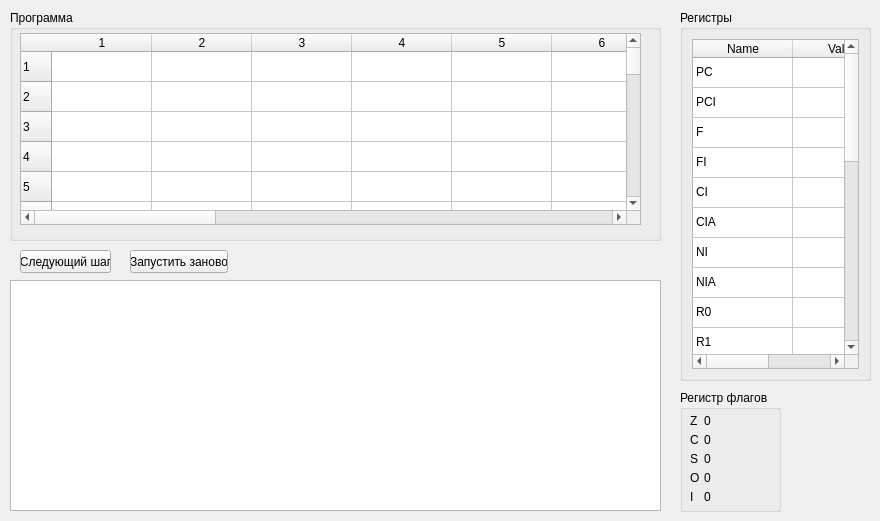
  <widget class="QWidget" name="centralWidget">
   <widget class="QPushButton" name="nextStepButton">
    <property name="geometry">
     <rect>
      <x>20</x>
      <y>250</y>
      <width>91</width>
      <height>23</height>
     </rect>
    </property>
    <property name="text">
     <string>Следующий шаг</string>
    </property>
   </widget>
   <widget class="QGroupBox" name="groupBox_3">
    <property name="geometry">
     <rect>
      <x>680</x>
      <y>10</y>
      <width>191</width>
      <height>371</height>
     </rect>
    </property>
    <property name="title">
     <string>Регистры</string>
    </property>
    <layout class="QHBoxLayout" name="horizontalLayout">
     <item>
      <widget class="QTableWidget" name="registers">
       <property name="editTriggers">
        <set>QAbstractItemView::NoEditTriggers</set>
       </property>
       <property name="rowCount">
        <number>24</number>
       </property>
       <attribute name="horizontalHeaderStretchLastSection">
        <bool>true</bool>
       </attribute>
       <attribute name="verticalHeaderVisible">
        <bool>false</bool>
       </attribute>
       <row/>
       <row/>
       <row/>
       <row/>
       <row/>
       <row/>
       <row/>
       <row/>
       <row/>
       <row/>
       <row/>
       <row/>
       <row/>
       <row/>
       <row/>
       <row/>
       <row/>
       <row/>
       <row/>
       <row/>
       <row/>
       <row/>
       <row/>
       <row/>
       <column>
        <property name="text">
         <string>Name</string>
        </property>
       </column>
       <column>
        <property name="text">
         <string>Value</string>
        </property>
       </column>
       <item row="0" column="0">
        <property name="text">
         <string>PC</string>
        </property>
       </item>
       <item row="1" column="0">
        <property name="text">
         <string>PCI</string>
        </property>
       </item>
       <item row="2" column="0">
        <property name="text">
         <string>F</string>
        </property>
       </item>
       <item row="3" column="0">
        <property name="text">
         <string>FI</string>
        </property>
       </item>
       <item row="4" column="0">
        <property name="text">
         <string>CI</string>
        </property>
       </item>
       <item row="5" column="0">
        <property name="text">
         <string>CIA</string>
        </property>
       </item>
       <item row="6" column="0">
        <property name="text">
         <string>NI</string>
        </property>
       </item>
       <item row="7" column="0">
        <property name="text">
         <string>NIA</string>
        </property>
       </item>
       <item row="8" column="0">
        <property name="text">
         <string>R0</string>
        </property>
       </item>
       <item row="9" column="0">
        <property name="text">
         <string>R1</string>
        </property>
       </item>
       <item row="10" column="0">
        <property name="text">
         <string>R2</string>
        </property>
       </item>
       <item row="11" column="0">
        <property name="text">
         <string>R3</string>
        </property>
       </item>
       <item row="12" column="0">
        <property name="text">
         <string>R4</string>
        </property>
       </item>
       <item row="13" column="0">
        <property name="text">
         <string>R5</string>
        </property>
       </item>
       <item row="14" column="0">
        <property name="text">
         <string>R6</string>
        </property>
       </item>
       <item row="15" column="0">
        <property name="text">
         <string>R7</string>
        </property>
       </item>
       <item row="16" column="0">
        <property name="text">
         <string>R8</string>
        </property>
       </item>
       <item row="17" column="0">
        <property name="text">
         <string>R9</string>
        </property>
       </item>
       <item row="18" column="0">
        <property name="text">
         <string>R10</string>
        </property>
       </item>
       <item row="19" column="0">
        <property name="text">
         <string>R11</string>
        </property>
       </item>
       <item row="20" column="0">
        <property name="text">
         <string>R12</string>
        </property>
       </item>
       <item row="21" column="0">
        <property name="text">
         <string>R13</string>
        </property>
       </item>
       <item row="22" column="0">
        <property name="text">
         <string>R14</string>
        </property>
       </item>
       <item row="23" column="0">
        <property name="text">
         <string>R15</string>
        </property>
       </item>
      </widget>
     </item>
    </layout>
   </widget>
   <widget class="QPushButton" name="pushButton">
    <property name="geometry">
     <rect>
      <x>130</x>
      <y>250</y>
      <width>98</width>
      <height>23</height>
     </rect>
    </property>
    <property name="text">
     <string>Запустить заново</string>
    </property>
   </widget>
   <widget class="QGroupBox" name="groupBox_4">
    <property name="geometry">
     <rect>
      <x>680</x>
      <y>390</y>
      <width>101</width>
      <height>122</height>
     </rect>
    </property>
    <property name="title">
     <string>Регистр флагов</string>
    </property>
    <widget class="QLabel" name="label">
     <property name="geometry">
      <rect>
       <x>10</x>
       <y>23</y>
       <width>16</width>
       <height>16</height>
      </rect>
     </property>
     <property name="text">
      <string>Z</string>
     </property>
    </widget>
    <widget class="QLabel" name="label_6">
     <property name="geometry">
      <rect>
       <x>24</x>
       <y>23</y>
       <width>16</width>
       <height>16</height>
      </rect>
     </property>
     <property name="text">
      <string>0</string>
     </property>
    </widget>
    <widget class="QLabel" name="label_2">
     <property name="geometry">
      <rect>
       <x>10</x>
       <y>42</y>
       <width>16</width>
       <height>16</height>
      </rect>
     </property>
     <property name="text">
      <string>C</string>
     </property>
    </widget>
    <widget class="QLabel" name="label_3">
     <property name="geometry">
      <rect>
       <x>10</x>
       <y>61</y>
       <width>16</width>
       <height>16</height>
      </rect>
     </property>
     <property name="text">
      <string>S</string>
     </property>
    </widget>
    <widget class="QLabel" name="label_8">
     <property name="geometry">
      <rect>
       <x>24</x>
       <y>61</y>
       <width>16</width>
       <height>16</height>
      </rect>
     </property>
     <property name="text">
      <string>0</string>
     </property>
    </widget>
    <widget class="QLabel" name="label_4">
     <property name="geometry">
      <rect>
       <x>10</x>
       <y>80</y>
       <width>16</width>
       <height>16</height>
      </rect>
     </property>
     <property name="text">
      <string>O</string>
     </property>
    </widget>
    <widget class="QLabel" name="label_9">
     <property name="geometry">
      <rect>
       <x>24</x>
       <y>80</y>
       <width>16</width>
       <height>16</height>
      </rect>
     </property>
     <property name="text">
      <string>0</string>
     </property>
    </widget>
    <widget class="QLabel" name="label_5">
     <property name="geometry">
      <rect>
       <x>10</x>
       <y>99</y>
       <width>16</width>
       <height>16</height>
      </rect>
     </property>
     <property name="text">
      <string>I</string>
     </property>
    </widget>
    <widget class="QLabel" name="label_10">
     <property name="geometry">
      <rect>
       <x>24</x>
       <y>99</y>
       <width>16</width>
       <height>16</height>
      </rect>
     </property>
     <property name="text">
      <string>0</string>
     </property>
    </widget>
    <widget class="QLabel" name="label_7">
     <property name="geometry">
      <rect>
       <x>24</x>
       <y>42</y>
       <width>16</width>
       <height>16</height>
      </rect>
     </property>
     <property name="text">
      <string>0</string>
     </property>
    </widget>
   </widget>
   <widget class="QTextEdit" name="textEdit">
    <property name="geometry">
     <rect>
      <x>10</x>
      <y>280</y>
      <width>651</width>
      <height>231</height>
     </rect>
    </property>
    <property name="font">
     <font>
      <family>Courier New</family>
      <pointsize>11</pointsize>
     </font>
    </property>
    <property name="readOnly">
     <bool>true</bool>
    </property>
   </widget>
   <widget class="QGroupBox" name="groupBox">
    <property name="geometry">
     <rect>
      <x>10</x>
      <y>10</y>
      <width>651</width>
      <height>231</height>
     </rect>
    </property>
    <property name="title">
     <string>Программа</string>
    </property>
    <widget class="QTableWidget" name="program">
     <property name="geometry">
      <rect>
       <x>10</x>
       <y>23</y>
       <width>621</width>
       <height>192</height>
      </rect>
     </property>
     <property name="editTriggers">
      <set>QAbstractItemView::NoEditTriggers</set>
     </property>
     <property name="selectionMode">
      <enum>QAbstractItemView::SingleSelection</enum>
     </property>
     <property name="rowCount">
      <number>2048</number>
     </property>
     <property name="columnCount">
      <number>16</number>
     </property>
     <attribute name="horizontalHeaderStretchLastSection">
      <bool>false</bool>
     </attribute>
     <row/>
     <row/>
     <row/>
     <row/>
     <row/>
     <row/>
     <row/>
     <row/>
     <row/>
     <row/>
     <row/>
     <row/>
     <row/>
     <row/>
     <row/>
     <row/>
     <row/>
     <row/>
     <row/>
     <row/>
     <row/>
     <row/>
     <row/>
     <row/>
     <row/>
     <row/>
     <row/>
     <row/>
     <row/>
     <row/>
     <row/>
     <row/>
     <row/>
     <row/>
     <row/>
     <row/>
     <row/>
     <row/>
     <row/>
     <row/>
     <row/>
     <row/>
     <row/>
     <row/>
     <row/>
     <row/>
     <row/>
     <row/>
     <row/>
     <row/>
     <row/>
     <row/>
     <row/>
     <row/>
     <row/>
     <row/>
     <row/>
     <row/>
     <row/>
     <row/>
     <row/>
     <row/>
     <row/>
     <row/>
     <row/>
     <row/>
     <row/>
     <row/>
     <row/>
     <row/>
     <row/>
     <row/>
     <row/>
     <row/>
     <row/>
     <row/>
     <row/>
     <row/>
     <row/>
     <row/>
     <row/>
     <row/>
     <row/>
     <row/>
     <row/>
     <row/>
     <row/>
     <row/>
     <row/>
     <row/>
     <row/>
     <row/>
     <row/>
     <row/>
     <row/>
     <row/>
     <row/>
     <row/>
     <row/>
     <row/>
     <row/>
     <row/>
     <row/>
     <row/>
     <row/>
     <row/>
     <row/>
     <row/>
     <row/>
     <row/>
     <row/>
     <row/>
     <row/>
     <row/>
     <row/>
     <row/>
     <row/>
     <row/>
     <row/>
     <row/>
     <row/>
     <row/>
     <row/>
     <row/>
     <row/>
     <row/>
     <row/>
     <row/>
     <row/>
     <row/>
     <row/>
     <row/>
     <row/>
     <row/>
     <row/>
     <row/>
     <row/>
     <row/>
     <row/>
     <row/>
     <row/>
     <row/>
     <row/>
     <row/>
     <row/>
     <row/>
     <row/>
     <row/>
     <row/>
     <row/>
     <row/>
     <row/>
     <row/>
     <row/>
     <row/>
     <row/>
     <row/>
     <row/>
     <row/>
     <row/>
     <row/>
     <row/>
     <row/>
     <row/>
     <row/>
     <row/>
     <row/>
     <row/>
     <row/>
     <row/>
     <row/>
     <row/>
     <row/>
     <row/>
     <row/>
     <row/>
     <row/>
     <row/>
     <row/>
     <row/>
     <row/>
     <row/>
     <row/>
     <row/>
     <row/>
     <row/>
     <row/>
     <row/>
     <row/>
     <row/>
     <row/>
     <row/>
     <row/>
     <row/>
     <row/>
     <row/>
     <row/>
     <row/>
     <row/>
     <row/>
     <row/>
     <row/>
     <row/>
     <row/>
     <row/>
     <row/>
     <row/>
     <row/>
     <row/>
     <row/>
     <row/>
     <row/>
     <row/>
     <row/>
     <row/>
     <row/>
     <row/>
     <row/>
     <row/>
     <row/>
     <row/>
     <row/>
     <row/>
     <row/>
     <row/>
     <row/>
     <row/>
     <row/>
     <row/>
     <row/>
     <row/>
     <row/>
     <row/>
     <row/>
     <row/>
     <row/>
     <row/>
     <row/>
     <row/>
     <row/>
     <row/>
     <row/>
     <row/>
     <row/>
     <row/>
     <row/>
     <row/>
     <row/>
     <row/>
     <row/>
     <row/>
     <row/>
     <row/>
     <row/>
     <row/>
     <row/>
     <row/>
     <row/>
     <row/>
     <row/>
     <row/>
     <row/>
     <row/>
     <row/>
     <row/>
     <row/>
     <row/>
     <row/>
     <row/>
     <row/>
     <row/>
     <row/>
     <row/>
     <row/>
     <row/>
     <row/>
     <row/>
     <row/>
     <row/>
     <row/>
     <row/>
     <row/>
     <row/>
     <row/>
     <row/>
     <row/>
     <row/>
     <row/>
     <row/>
     <row/>
     <row/>
     <row/>
     <row/>
     <row/>
     <row/>
     <row/>
     <row/>
     <row/>
     <row/>
     <row/>
     <row/>
     <row/>
     <row/>
     <row/>
     <row/>
     <row/>
     <row/>
     <row/>
     <row/>
     <row/>
     <row/>
     <row/>
     <row/>
     <row/>
     <row/>
     <row/>
     <row/>
     <row/>
     <row/>
     <row/>
     <row/>
     <row/>
     <row/>
     <row/>
     <row/>
     <row/>
     <row/>
     <row/>
     <row/>
     <row/>
     <row/>
     <row/>
     <row/>
     <row/>
     <row/>
     <row/>
     <row/>
     <row/>
     <row/>
     <row/>
     <row/>
     <row/>
     <row/>
     <row/>
     <row/>
     <row/>
     <row/>
     <row/>
     <row/>
     <row/>
     <row/>
     <row/>
     <row/>
     <row/>
     <row/>
     <row/>
     <row/>
     <row/>
     <row/>
     <row/>
     <row/>
     <row/>
     <row/>
     <row/>
     <row/>
     <row/>
     <row/>
     <row/>
     <row/>
     <row/>
     <row/>
     <row/>
     <row/>
     <row/>
     <row/>
     <row/>
     <row/>
     <row/>
     <row/>
     <row/>
     <row/>
     <row/>
     <row/>
     <row/>
     <row/>
     <row/>
     <row/>
     <row/>
     <row/>
     <row/>
     <row/>
     <row/>
     <row/>
     <row/>
     <row/>
     <row/>
     <row/>
     <row/>
     <row/>
     <row/>
     <row/>
     <row/>
     <row/>
     <row/>
     <row/>
     <row/>
     <row/>
     <row/>
     <row/>
     <row/>
     <row/>
     <row/>
     <row/>
     <row/>
     <row/>
     <row/>
     <row/>
     <row/>
     <row/>
     <row/>
     <row/>
     <row/>
     <row/>
     <row/>
     <row/>
     <row/>
     <row/>
     <row/>
     <row/>
     <row/>
     <row/>
     <row/>
     <row/>
     <row/>
     <row/>
     <row/>
     <row/>
     <row/>
     <row/>
     <row/>
     <row/>
     <row/>
     <row/>
     <row/>
     <row/>
     <row/>
     <row/>
     <row/>
     <row/>
     <row/>
     <row/>
     <row/>
     <row/>
     <row/>
     <row/>
     <row/>
     <row/>
     <row/>
     <row/>
     <row/>
     <row/>
     <row/>
     <row/>
     <row/>
     <row/>
     <row/>
     <row/>
     <row/>
     <row/>
     <row/>
     <row/>
     <row/>
     <row/>
     <row/>
     <row/>
     <row/>
     <row/>
     <row/>
     <row/>
     <row/>
     <row/>
     <row/>
     <row/>
     <row/>
     <row/>
     <row/>
     <row/>
     <row/>
     <row/>
     <row/>
     <row/>
     <row/>
     <row/>
     <row/>
     <row/>
     <row/>
     <row/>
     <row/>
     <row/>
     <row/>
     <row/>
     <row/>
     <row/>
     <row/>
     <row/>
     <row/>
     <row/>
     <row/>
     <row/>
     <row/>
     <row/>
     <row/>
     <row/>
     <row/>
     <row/>
     <row/>
     <row/>
     <row/>
     <row/>
     <row/>
     <row/>
     <row/>
     <row/>
     <row/>
     <row/>
     <row/>
     <row/>
     <row/>
     <row/>
     <row/>
     <row/>
     <row/>
     <row/>
     <row/>
     <row/>
     <row/>
     <row/>
     <row/>
     <row/>
     <row/>
     <row/>
     <row/>
     <row/>
     <row/>
     <row/>
     <row/>
     <row/>
     <row/>
     <row/>
     <row/>
     <row/>
     <row/>
     <row/>
     <row/>
     <row/>
     <row/>
     <row/>
     <row/>
     <row/>
     <row/>
     <row/>
     <row/>
     <row/>
     <row/>
     <row/>
     <row/>
     <row/>
     <row/>
     <row/>
     <row/>
     <row/>
     <row/>
     <row/>
     <row/>
     <row/>
     <row/>
     <row/>
     <row/>
     <row/>
     <row/>
     <row/>
     <row/>
     <row/>
     <row/>
     <row/>
     <row/>
     <row/>
     <row/>
     <row/>
     <row/>
     <row/>
     <row/>
     <row/>
     <row/>
     <row/>
     <row/>
     <row/>
     <row/>
     <row/>
     <row/>
     <row/>
     <row/>
     <row/>
     <row/>
     <row/>
     <row/>
     <row/>
     <row/>
     <row/>
     <row/>
     <row/>
     <row/>
     <row/>
     <row/>
     <row/>
     <row/>
     <row/>
     <row/>
     <row/>
     <row/>
     <row/>
     <row/>
     <row/>
     <row/>
     <row/>
     <row/>
     <row/>
     <row/>
     <row/>
     <row/>
     <row/>
     <row/>
     <row/>
     <row/>
     <row/>
     <row/>
     <row/>
     <row/>
     <row/>
     <row/>
     <row/>
     <row/>
     <row/>
     <row/>
     <row/>
     <row/>
     <row/>
     <row/>
     <row/>
     <row/>
     <row/>
     <row/>
     <row/>
     <row/>
     <row/>
     <row/>
     <row/>
     <row/>
     <row/>
     <row/>
     <row/>
     <row/>
     <row/>
     <row/>
     <row/>
     <row/>
     <row/>
     <row/>
     <row/>
     <row/>
     <row/>
     <row/>
     <row/>
     <row/>
     <row/>
     <row/>
     <row/>
     <row/>
     <row/>
     <row/>
     <row/>
     <row/>
     <row/>
     <row/>
     <row/>
     <row/>
     <row/>
     <row/>
     <row/>
     <row/>
     <row/>
     <row/>
     <row/>
     <row/>
     <row/>
     <row/>
     <row/>
     <row/>
     <row/>
     <row/>
     <row/>
     <row/>
     <row/>
     <row/>
     <row/>
     <row/>
     <row/>
     <row/>
     <row/>
     <row/>
     <row/>
     <row/>
     <row/>
     <row/>
     <row/>
     <row/>
     <row/>
     <row/>
     <row/>
     <row/>
     <row/>
     <row/>
     <row/>
     <row/>
     <row/>
     <row/>
     <row/>
     <row/>
     <row/>
     <row/>
     <row/>
     <row/>
     <row/>
     <row/>
     <row/>
     <row/>
     <row/>
     <row/>
     <row/>
     <row/>
     <row/>
     <row/>
     <row/>
     <row/>
     <row/>
     <row/>
     <row/>
     <row/>
     <row/>
     <row/>
     <row/>
     <row/>
     <row/>
     <row/>
     <row/>
     <row/>
     <row/>
     <row/>
     <row/>
     <row/>
     <row/>
     <row/>
     <row/>
     <row/>
     <row/>
     <row/>
     <row/>
     <row/>
     <row/>
     <row/>
     <row/>
     <row/>
     <row/>
     <row/>
     <row/>
     <row/>
     <row/>
     <row/>
     <row/>
     <row/>
     <row/>
     <row/>
     <row/>
     <row/>
     <row/>
     <row/>
     <row/>
     <row/>
     <row/>
     <row/>
     <row/>
     <row/>
     <row/>
     <row/>
     <row/>
     <row/>
     <row/>
     <row/>
     <row/>
     <row/>
     <row/>
     <row/>
     <row/>
     <row/>
     <row/>
     <row/>
     <row/>
     <row/>
     <row/>
     <row/>
     <row/>
     <row/>
     <row/>
     <row/>
     <row/>
     <row/>
     <row/>
     <row/>
     <row/>
     <row/>
     <row/>
     <row/>
     <row/>
     <row/>
     <row/>
     <row/>
     <row/>
     <row/>
     <row/>
     <row/>
     <row/>
     <row/>
     <row/>
     <row/>
     <row/>
     <row/>
     <row/>
     <row/>
     <row/>
     <row/>
     <row/>
     <row/>
     <row/>
     <row/>
     <row/>
     <row/>
     <row/>
     <row/>
     <row/>
     <row/>
     <row/>
     <row/>
     <row/>
     <row/>
     <row/>
     <row/>
     <row/>
     <row/>
     <row/>
     <row/>
     <row/>
     <row/>
     <row/>
     <row/>
     <row/>
     <row/>
     <row/>
     <row/>
     <row/>
     <row/>
     <row/>
     <row/>
     <row/>
     <row/>
     <row/>
     <row/>
     <row/>
     <row/>
     <row/>
     <row/>
     <row/>
     <row/>
     <row/>
     <row/>
     <row/>
     <row/>
     <row/>
     <row/>
     <row/>
     <row/>
     <row/>
     <row/>
     <row/>
     <row/>
     <row/>
     <row/>
     <row/>
     <row/>
     <row/>
     <row/>
     <row/>
     <row/>
     <row/>
     <row/>
     <row/>
     <row/>
     <row/>
     <row/>
     <row/>
     <row/>
     <row/>
     <row/>
     <row/>
     <row/>
     <row/>
     <row/>
     <row/>
     <row/>
     <row/>
     <row/>
     <row/>
     <row/>
     <row/>
     <row/>
     <row/>
     <row/>
     <row/>
     <row/>
     <row/>
     <row/>
     <row/>
     <row/>
     <row/>
     <row/>
     <row/>
     <row/>
     <row/>
     <row/>
     <row/>
     <row/>
     <row/>
     <row/>
     <row/>
     <row/>
     <row/>
     <row/>
     <row/>
     <row/>
     <row/>
     <row/>
     <row/>
     <row/>
     <row/>
     <row/>
     <row/>
     <row/>
     <row/>
     <row/>
     <row/>
     <row/>
     <row/>
     <row/>
     <row/>
     <row/>
     <row/>
     <row/>
     <row/>
     <row/>
     <row/>
     <row/>
     <row/>
     <row/>
     <row/>
     <row/>
     <row/>
     <row/>
     <row/>
     <row/>
     <row/>
     <row/>
     <row/>
     <row/>
     <row/>
     <row/>
     <row/>
     <row/>
     <row/>
     <row/>
     <row/>
     <row/>
     <row/>
     <row/>
     <row/>
     <row/>
     <row/>
     <row/>
     <row/>
     <row/>
     <row/>
     <row/>
     <row/>
     <row/>
     <row/>
     <row/>
     <row/>
     <row/>
     <row/>
     <row/>
     <row/>
     <row/>
     <row/>
     <row/>
     <row/>
     <row/>
     <row/>
     <row/>
     <row/>
     <row/>
     <row/>
     <row/>
     <row/>
     <row/>
     <row/>
     <row/>
     <row/>
     <row/>
     <row/>
     <row/>
     <row/>
     <row/>
     <row/>
     <row/>
     <row/>
     <row/>
     <row/>
     <row/>
     <row/>
     <row/>
     <row/>
     <row/>
     <row/>
     <row/>
     <row/>
     <row/>
     <row/>
     <row/>
     <row/>
     <row/>
     <row/>
     <row/>
     <row/>
     <row/>
     <row/>
     <row/>
     <row/>
     <row/>
     <row/>
     <row/>
     <row/>
     <row/>
     <row/>
     <row/>
     <row/>
     <row/>
     <row/>
     <row/>
     <row/>
     <row/>
     <row/>
     <row/>
     <row/>
     <row/>
     <row/>
     <row/>
     <row/>
     <row/>
     <row/>
     <row/>
     <row/>
     <row/>
     <row/>
     <row/>
     <row/>
     <row/>
     <row/>
     <row/>
     <row/>
     <row/>
     <row/>
     <row/>
     <row/>
     <row/>
     <row/>
     <row/>
     <row/>
     <row/>
     <row/>
     <row/>
     <row/>
     <row/>
     <row/>
     <row/>
     <row/>
     <row/>
     <row/>
     <row/>
     <row/>
     <row/>
     <row/>
     <row/>
     <row/>
     <row/>
     <row/>
     <row/>
     <row/>
     <row/>
     <row/>
     <row/>
     <row/>
     <row/>
     <row/>
     <row/>
     <row/>
     <row/>
     <row/>
     <row/>
     <row/>
     <row/>
     <row/>
     <row/>
     <row/>
     <row/>
     <row/>
     <row/>
     <row/>
     <row/>
     <row/>
     <row/>
     <row/>
     <row/>
     <row/>
     <row/>
     <row/>
     <row/>
     <row/>
     <row/>
     <row/>
     <row/>
     <row/>
     <row/>
     <row/>
     <row/>
     <row/>
     <row/>
     <row/>
     <row/>
     <row/>
     <row/>
     <row/>
     <row/>
     <row/>
     <row/>
     <row/>
     <row/>
     <row/>
     <row/>
     <row/>
     <row/>
     <row/>
     <row/>
     <row/>
     <row/>
     <row/>
     <row/>
     <row/>
     <row/>
     <row/>
     <row/>
     <row/>
     <row/>
     <row/>
     <row/>
     <row/>
     <row/>
     <row/>
     <row/>
     <row/>
     <row/>
     <row/>
     <row/>
     <row/>
     <row/>
     <row/>
     <row/>
     <row/>
     <row/>
     <row/>
     <row/>
     <row/>
     <row/>
     <row/>
     <row/>
     <row/>
     <row/>
     <row/>
     <row/>
     <row/>
     <row/>
     <row/>
     <row/>
     <row/>
     <row/>
     <row/>
     <row/>
     <row/>
     <row/>
     <row/>
     <row/>
     <row/>
     <row/>
     <row/>
     <row/>
     <row/>
     <row/>
     <row/>
     <row/>
     <row/>
     <row/>
     <row/>
     <row/>
     <row/>
     <row/>
     <row/>
     <row/>
     <row/>
     <row/>
     <row/>
     <row/>
     <row/>
     <row/>
     <row/>
     <row/>
     <row/>
     <row/>
     <row/>
     <row/>
     <row/>
     <row/>
     <row/>
     <row/>
     <row/>
     <row/>
     <row/>
     <row/>
     <row/>
     <row/>
     <row/>
     <row/>
     <row/>
     <row/>
     <row/>
     <row/>
     <row/>
     <row/>
     <row/>
     <row/>
     <row/>
     <row/>
     <row/>
     <row/>
     <row/>
     <row/>
     <row/>
     <row/>
     <row/>
     <row/>
     <row/>
     <row/>
     <row/>
     <row/>
     <row/>
     <row/>
     <row/>
     <row/>
     <row/>
     <row/>
     <row/>
     <row/>
     <row/>
     <row/>
     <row/>
     <row/>
     <row/>
     <row/>
     <row/>
     <row/>
     <row/>
     <row/>
     <row/>
     <row/>
     <row/>
     <row/>
     <row/>
     <row/>
     <row/>
     <row/>
     <row/>
     <row/>
     <row/>
     <row/>
     <row/>
     <row/>
     <row/>
     <row/>
     <row/>
     <row/>
     <row/>
     <row/>
     <row/>
     <row/>
     <row/>
     <row/>
     <row/>
     <row/>
     <row/>
     <row/>
     <row/>
     <row/>
     <row/>
     <row/>
     <row/>
     <row/>
     <row/>
     <row/>
     <row/>
     <row/>
     <row/>
     <row/>
     <row/>
     <row/>
     <row/>
     <row/>
     <row/>
     <row/>
     <row/>
     <row/>
     <row/>
     <row/>
     <row/>
     <row/>
     <row/>
     <row/>
     <row/>
     <row/>
     <row/>
     <row/>
     <row/>
     <row/>
     <row/>
     <row/>
     <row/>
     <row/>
     <row/>
     <row/>
     <row/>
     <row/>
     <row/>
     <row/>
     <row/>
     <row/>
     <row/>
     <row/>
     <row/>
     <row/>
     <row/>
     <row/>
     <row/>
     <row/>
     <row/>
     <row/>
     <row/>
     <row/>
     <row/>
     <row/>
     <row/>
     <row/>
     <row/>
     <row/>
     <row/>
     <row/>
     <row/>
     <row/>
     <row/>
     <row/>
     <row/>
     <row/>
     <row/>
     <row/>
     <row/>
     <row/>
     <row/>
     <row/>
     <row/>
     <row/>
     <row/>
     <row/>
     <row/>
     <row/>
     <row/>
     <row/>
     <row/>
     <row/>
     <row/>
     <row/>
     <row/>
     <row/>
     <row/>
     <row/>
     <row/>
     <row/>
     <row/>
     <row/>
     <row/>
     <row/>
     <row/>
     <row/>
     <row/>
     <row/>
     <row/>
     <row/>
     <row/>
     <row/>
     <row/>
     <row/>
     <row/>
     <row/>
     <row/>
     <row/>
     <row/>
     <row/>
     <row/>
     <row/>
     <row/>
     <row/>
     <row/>
     <row/>
     <row/>
     <row/>
     <row/>
     <row/>
     <row/>
     <row/>
     <row/>
     <row/>
     <row/>
     <row/>
     <row/>
     <row/>
     <row/>
     <row/>
     <row/>
     <row/>
     <row/>
     <row/>
     <row/>
     <row/>
     <row/>
     <row/>
     <row/>
     <row/>
     <row/>
     <row/>
     <row/>
     <row/>
     <row/>
     <row/>
     <row/>
     <row/>
     <row/>
     <row/>
     <row/>
     <row/>
     <row/>
     <row/>
     <row/>
     <row/>
     <row/>
     <row/>
     <row/>
     <row/>
     <row/>
     <row/>
     <row/>
     <row/>
     <row/>
     <row/>
     <row/>
     <row/>
     <row/>
     <row/>
     <row/>
     <row/>
     <row/>
     <row/>
     <row/>
     <row/>
     <row/>
     <row/>
     <row/>
     <row/>
     <row/>
     <row/>
     <row/>
     <row/>
     <row/>
     <row/>
     <row/>
     <row/>
     <row/>
     <row/>
     <row/>
     <row/>
     <row/>
     <row/>
     <row/>
     <row/>
     <row/>
     <row/>
     <row/>
     <row/>
     <row/>
     <row/>
     <row/>
     <row/>
     <row/>
     <row/>
     <row/>
     <row/>
     <row/>
     <row/>
     <row/>
     <row/>
     <row/>
     <row/>
     <row/>
     <row/>
     <row/>
     <row/>
     <row/>
     <row/>
     <row/>
     <row/>
     <row/>
     <row/>
     <row/>
     <row/>
     <row/>
     <row/>
     <row/>
     <row/>
     <row/>
     <row/>
     <row/>
     <row/>
     <row/>
     <row/>
     <row/>
     <row/>
     <row/>
     <row/>
     <row/>
     <row/>
     <row/>
     <row/>
     <row/>
     <row/>
     <row/>
     <row/>
     <row/>
     <row/>
     <row/>
     <row/>
     <row/>
     <row/>
     <row/>
     <row/>
     <row/>
     <row/>
     <row/>
     <row/>
     <row/>
     <row/>
     <row/>
     <row/>
     <row/>
     <row/>
     <row/>
     <row/>
     <row/>
     <row/>
     <row/>
     <row/>
     <row/>
     <row/>
     <row/>
     <row/>
     <row/>
     <row/>
     <row/>
     <row/>
     <row/>
     <row/>
     <row/>
     <row/>
     <row/>
     <row/>
     <row/>
     <row/>
     <row/>
     <row/>
     <row/>
     <row/>
     <row/>
     <row/>
     <row/>
     <row/>
     <row/>
     <row/>
     <row/>
     <row/>
     <row/>
     <row/>
     <row/>
     <row/>
     <row/>
     <row/>
     <row/>
     <row/>
     <row/>
     <row/>
     <row/>
     <row/>
     <row/>
     <row/>
     <row/>
     <row/>
     <row/>
     <row/>
     <row/>
     <row/>
     <row/>
     <row/>
     <row/>
     <row/>
     <row/>
     <row/>
     <row/>
     <row/>
     <row/>
     <row/>
     <row/>
     <row/>
     <row/>
     <row/>
     <row/>
     <row/>
     <row/>
     <row/>
     <row/>
     <row/>
     <row/>
     <row/>
     <row/>
     <row/>
     <row/>
     <row/>
     <row/>
     <row/>
     <row/>
     <row/>
     <row/>
     <row/>
     <row/>
     <row/>
     <row/>
     <row/>
     <row/>
     <row/>
     <row/>
     <row/>
     <row/>
     <row/>
     <row/>
     <row/>
     <row/>
     <row/>
     <row/>
     <row/>
     <row/>
     <row/>
     <row/>
     <row/>
     <row/>
     <row/>
     <row/>
     <row/>
     <row/>
     <row/>
     <row/>
     <row/>
     <row/>
     <row/>
     <row/>
     <row/>
     <row/>
     <row/>
     <row/>
     <row/>
     <row/>
     <row/>
     <row/>
     <row/>
     <row/>
     <row/>
     <row/>
     <row/>
     <row/>
     <row/>
     <row/>
     <row/>
     <row/>
     <row/>
     <row/>
     <row/>
     <row/>
     <row/>
     <row/>
     <row/>
     <row/>
     <row/>
     <row/>
     <row/>
     <row/>
     <row/>
     <row/>
     <row/>
     <row/>
     <row/>
     <row/>
     <row/>
     <row/>
     <row/>
     <row/>
     <row/>
     <row/>
     <row/>
     <row/>
     <row/>
     <row/>
     <row/>
     <row/>
     <row/>
     <row/>
     <row/>
     <row/>
     <row/>
     <row/>
     <row/>
     <row/>
     <row/>
     <row/>
     <row/>
     <row/>
     <row/>
     <row/>
     <row/>
     <row/>
     <row/>
     <row/>
     <row/>
     <row/>
     <row/>
     <row/>
     <row/>
     <row/>
     <row/>
     <row/>
     <row/>
     <row/>
     <row/>
     <row/>
     <row/>
     <row/>
     <row/>
     <row/>
     <row/>
     <row/>
     <row/>
     <row/>
     <row/>
     <row/>
     <row/>
     <row/>
     <row/>
     <row/>
     <row/>
     <row/>
     <row/>
     <row/>
     <row/>
     <row/>
     <row/>
     <row/>
     <row/>
     <row/>
     <row/>
     <row/>
     <row/>
     <row/>
     <row/>
     <row/>
     <row/>
     <row/>
     <row/>
     <row/>
     <row/>
     <row/>
     <row/>
     <row/>
     <row/>
     <row/>
     <row/>
     <row/>
     <row/>
     <row/>
     <row/>
     <row/>
     <row/>
     <row/>
     <row/>
     <row/>
     <row/>
     <row/>
     <row/>
     <row/>
     <row/>
     <row/>
     <row/>
     <row/>
     <row/>
     <row/>
     <row/>
     <row/>
     <row/>
     <row/>
     <row/>
     <row/>
     <row/>
     <row/>
     <row/>
     <row/>
     <row/>
     <row/>
     <row/>
     <row/>
     <row/>
     <row/>
     <row/>
     <row/>
     <row/>
     <row/>
     <row/>
     <row/>
     <row/>
     <row/>
     <row/>
     <row/>
     <row/>
     <row/>
     <row/>
     <row/>
     <row/>
     <row/>
     <row/>
     <row/>
     <row/>
     <row/>
     <row/>
     <row/>
     <row/>
     <row/>
     <row/>
     <row/>
     <row/>
     <row/>
     <row/>
     <row/>
     <row/>
     <row/>
     <row/>
     <row/>
     <row/>
     <row/>
     <row/>
     <row/>
     <row/>
     <row/>
     <row/>
     <row/>
     <row/>
     <row/>
     <row/>
     <row/>
     <row/>
     <row/>
     <row/>
     <row/>
     <row/>
     <row/>
     <row/>
     <row/>
     <row/>
     <row/>
     <row/>
     <row/>
     <row/>
     <row/>
     <row/>
     <row/>
     <row/>
     <row/>
     <row/>
     <row/>
     <row/>
     <row/>
     <row/>
     <row/>
     <row/>
     <row/>
     <row/>
     <row/>
     <row/>
     <row/>
     <row/>
     <row/>
     <row/>
     <row/>
     <row/>
     <row/>
     <row/>
     <row/>
     <row/>
     <row/>
     <row/>
     <row/>
     <row/>
     <row/>
     <row/>
     <row/>
     <row/>
     <row/>
     <row/>
     <row/>
     <row/>
     <row/>
     <row/>
     <row/>
     <row/>
     <row/>
     <row/>
     <row/>
     <row/>
     <row/>
     <row/>
     <row/>
     <row/>
     <row/>
     <row/>
     <row/>
     <row/>
     <row/>
     <row/>
     <row/>
     <row/>
     <row/>
     <row/>
     <row/>
     <row/>
     <row/>
     <row/>
     <row/>
     <row/>
     <row/>
     <row/>
     <row/>
     <row/>
     <row/>
     <row/>
     <row/>
     <row/>
     <row/>
     <row/>
     <row/>
     <row/>
     <row/>
     <row/>
     <row/>
     <row/>
     <row/>
     <row/>
     <row/>
     <row/>
     <row/>
     <row/>
     <row/>
     <row/>
     <row/>
     <row/>
     <row/>
     <row/>
     <row/>
     <row/>
     <row/>
     <row/>
     <row/>
     <row/>
     <row/>
     <row/>
     <row/>
     <row/>
     <row/>
     <row/>
     <row/>
     <row/>
     <row/>
     <row/>
     <row/>
     <row/>
     <row/>
     <row/>
     <row/>
     <row/>
     <row/>
     <row/>
     <row/>
     <row/>
     <row/>
     <row/>
     <column/>
     <column/>
     <column/>
     <column/>
     <column/>
     <column/>
     <column/>
     <column/>
     <column/>
     <column/>
     <column/>
     <column/>
     <column/>
     <column/>
     <column/>
     <column/>
    </widget>
   </widget>
  </widget>
